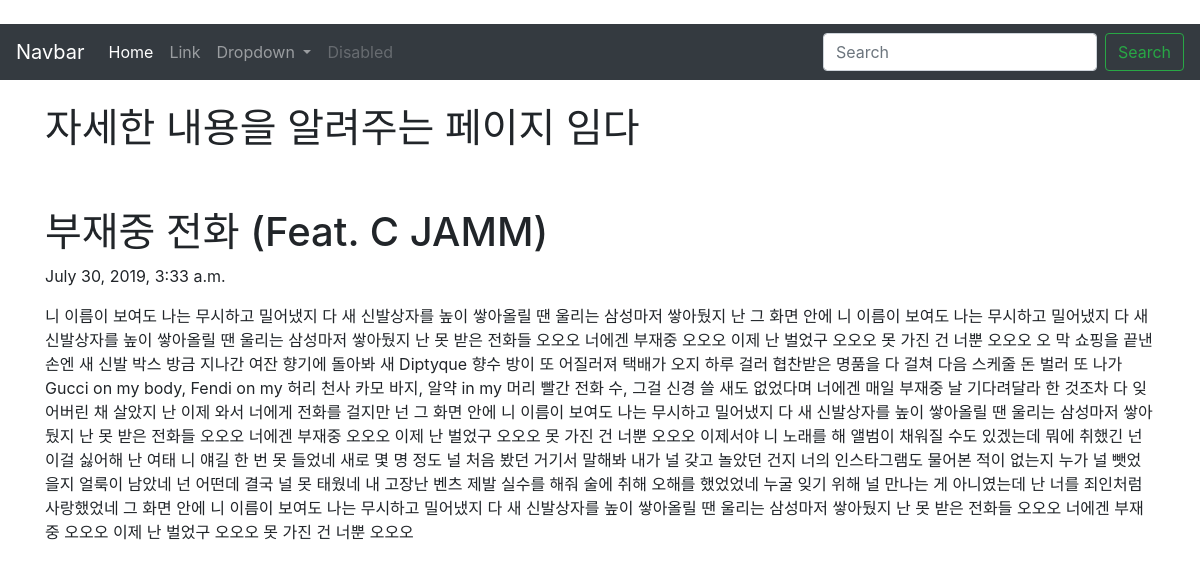
Page /blog/2 on the committed database.
### blogapp/models.py (models this page shows, shortened)
class Blog(models.Model):
    title = models.CharField(max_length=200)
    pub_date = models.DateTimeField('date published')
    body = models.TextField()

### blogapp/views.py (the view)
# urls.py: path('blog/<int:blog_id>',blogapp.views.detail,name="detail"),
def detail(request, blog_id):
    blog_detail = get_object_or_404(Blog, pk = blog_id)
    return render(request, 'detail.html',{'blog':blog_detail})

### blogapp/templates/detail.html (shortened to what this page needs)
<head>
    <link rel="stylesheet" href="https://stackpath.bootstrapcdn.com/bootstrap/4.3.1/css/bootstrap.min.css">
</head>
<body>
  <br>
        <nav class="navbar navbar-expand-lg navbar-dark bg-dark">
                <a class="navbar-brand" href="#">Navbar</a>
                <div class="collapse navbar-collapse" id="navbarSupportedContent">
                  <ul class="navbar-nav mr-auto">
                    <li class="nav-item active">
                      <a class="nav-link" href="#">Home <span class="sr-only">(current)</span></a>
                    </li>
                    <li class="nav-item">
                      <a class="nav-link" href="#">Link</a>
                    </li>
                    <li class="nav-item dropdown">
                      <a class="nav-link dropdown-toggle" href="#" id="navbarDropdown" role="button" data-toggle="dropdown" aria-haspopup="true" aria-expanded="false">
                        Dropdown
                      </a>
                    </li>
                    <li class="nav-item">
                      <a class="nav-link disabled" href="#" tabindex="-1" aria-disabled="true">Disabled</a>
                    </li>
                  </ul>
                  <form class="form-inline my-2 my-lg-0">
                    <input class="form-control mr-sm-2" type="search" placeholder="Search" aria-label="Search">
                    <button class="btn btn-outline-success my-2 my-sm-0" type="submit">Search</button>
                  </form>
                </div>
              </nav>
              <div class="container">
                <br><h1> 자세한 내용을 알려주는 페이지 임다 </h1>
                <br><br>
                <h1>{{blog.title}}</h1>
                <p>{{blog.pub_date}}</p>
                <p>{{blog.body}}</p>
              </div>
</body>

### rows in the picture
Blog: title "부재중 전화 (Feat. C JAMM)", pub_date "July 30, 2019, 3:33 a.m.", body "니 이름이 보여도 나는 무시하고 밀어냈지 다 새 신발상자를 높이 쌓아올릴 땐 울리는 삼성마저 쌓아뒀지 난 그 화면 안에 니 이름이 보여도 나는 무시하고 밀어냈지 다 새 신발상자를 높이 쌓아올릴 땐 울리는 삼성마저 쌓아뒀지 난 못 받은 전화들 오오오 너에겐 부재중 오오오 이제 난 벌었구 오오오 못 가진 건 너뿐 오오오 오 막 쇼핑을 끝낸 손엔 새 신발 박스 방금 지나간 여잔 향기에 돌아봐 새 Diptyque 향수 방이 또 어질러져 택배가 오지 하루 걸러 협찬받은 명품을 다 걸쳐 다음 스케줄 돈 벌러 또 나가 Gucci on my body, Fendi on my 허리 천사 카모 바지, 알약 in my 머리 빨간 전화 수, 그걸 신경 쓸 새도 없었다며 너에겐 매일 부재중 날 기다려달라 한 것조차 다 잊어버린 채 살았지 난 이제 와서 너에게 전화를 걸지만 넌 그 화면 안에 니 이름이 보여도 나는 무시하고 밀어냈지 다 새 신발상자를 높이 쌓아올릴 땐 울리는 삼성마저 쌓아뒀지 난 못 받은 전화들 오오오 너에겐 부재중 오오오 이제 난 벌었구 오오오 못 가진 건 너뿐 오오오 이제서야 니 노래를 해 앨범이 채워질 수도 있겠는데 뭐에 취했긴 넌 이걸 싫어해 난 여태 니 얘길 한 번 못 들었네 새로 몇 명 정도 널 처음 봤던 거기서 말해봐 내가 널 갖고 놀았던 건지 너의 인스타그램도 물어본 적이 없는지 누가 널 뺏었을지 얼룩이 남았네 넌 어떤데 결국…"
